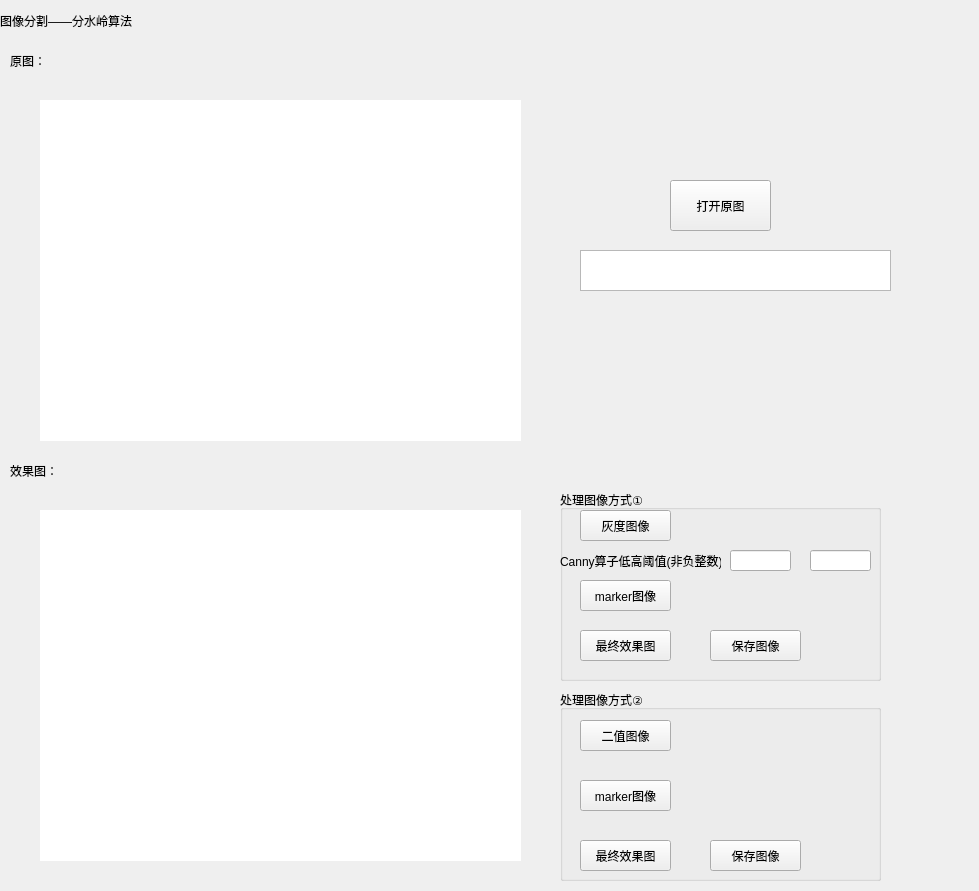
<?xml version="1.0" encoding="UTF-8"?>
<ui version="4.0">
 <class>watershed</class>
 <widget class="QWidget" name="watershed">
  <property name="geometry">
   <rect>
    <x>0</x>
    <y>0</y>
    <width>979</width>
    <height>891</height>
   </rect>
  </property>
  <property name="windowTitle">
   <string>Form</string>
  </property>
  <property name="styleSheet">
   <string notr="true">
background-image: url(:/newPrefix/timg (6).jpg);</string>
  </property>
  <widget class="QPushButton" name="pushButton">
   <property name="geometry">
    <rect>
     <x>670</x>
     <y>180</y>
     <width>101</width>
     <height>51</height>
    </rect>
   </property>
   <property name="styleSheet">
    <string notr="true">
font: 12pt &quot;微软雅黑&quot;;</string>
   </property>
   <property name="text">
    <string>打开原图</string>
   </property>
  </widget>
  <widget class="QLabel" name="label">
   <property name="geometry">
    <rect>
     <x>40</x>
     <y>100</y>
     <width>481</width>
     <height>341</height>
    </rect>
   </property>
   <property name="styleSheet">
    <string notr="true">background-color: rgb(255, 255, 255);</string>
   </property>
   <property name="text">
    <string/>
   </property>
  </widget>
  <widget class="QLabel" name="label_2">
   <property name="geometry">
    <rect>
     <x>0</x>
     <y>-10</y>
     <width>371</width>
     <height>61</height>
    </rect>
   </property>
   <property name="styleSheet">
    <string notr="true">font: 24pt &quot;华文彩云&quot;;
</string>
   </property>
   <property name="text">
    <string>图像分割——分水岭算法</string>
   </property>
  </widget>
  <widget class="QLabel" name="label_3">
   <property name="geometry">
    <rect>
     <x>40</x>
     <y>510</y>
     <width>481</width>
     <height>351</height>
    </rect>
   </property>
   <property name="styleSheet">
    <string notr="true">background-color: rgb(255, 255, 255);</string>
   </property>
   <property name="text">
    <string/>
   </property>
  </widget>
  <widget class="QLabel" name="label_4">
   <property name="geometry">
    <rect>
     <x>10</x>
     <y>50</y>
     <width>81</width>
     <height>21</height>
    </rect>
   </property>
   <property name="styleSheet">
    <string notr="true">font: 14pt &quot;黑体&quot;;</string>
   </property>
   <property name="text">
    <string>原图：</string>
   </property>
  </widget>
  <widget class="QLabel" name="label_5">
   <property name="geometry">
    <rect>
     <x>10</x>
     <y>460</y>
     <width>81</width>
     <height>21</height>
    </rect>
   </property>
   <property name="styleSheet">
    <string notr="true">font: 14pt &quot;黑体&quot;;</string>
   </property>
   <property name="text">
    <string>效果图：</string>
   </property>
  </widget>
  <widget class="QTextEdit" name="textEdit">
   <property name="geometry">
    <rect>
     <x>580</x>
     <y>250</y>
     <width>311</width>
     <height>41</height>
    </rect>
   </property>
   <property name="styleSheet">
    <string notr="true">border-image: url(:/newPrefix/7acb0a46f21fbe0992a4bab36b600c338644ad9b.jpg);</string>
   </property>
  </widget>
  <widget class="QGroupBox" name="groupBox">
   <property name="geometry">
    <rect>
     <x>560</x>
     <y>490</y>
     <width>321</width>
     <height>191</height>
    </rect>
   </property>
   <property name="title">
    <string>处理图像方式①</string>
   </property>
   <widget class="QPushButton" name="pushButton_2">
    <property name="geometry">
     <rect>
      <x>20</x>
      <y>20</y>
      <width>91</width>
      <height>31</height>
     </rect>
    </property>
    <property name="styleSheet">
     <string notr="true"/>
    </property>
    <property name="text">
     <string>灰度图像</string>
    </property>
   </widget>
   <widget class="QPushButton" name="pushButton_3">
    <property name="geometry">
     <rect>
      <x>20</x>
      <y>90</y>
      <width>91</width>
      <height>31</height>
     </rect>
    </property>
    <property name="styleSheet">
     <string notr="true"/>
    </property>
    <property name="text">
     <string>marker图像</string>
    </property>
   </widget>
   <widget class="QLabel" name="label_6">
    <property name="geometry">
     <rect>
      <x>0</x>
      <y>60</y>
      <width>161</width>
      <height>21</height>
     </rect>
    </property>
    <property name="text">
     <string>Canny算子低高阈值(非负整数)</string>
    </property>
   </widget>
   <widget class="QLineEdit" name="lineEdit">
    <property name="geometry">
     <rect>
      <x>170</x>
      <y>60</y>
      <width>61</width>
      <height>21</height>
     </rect>
    </property>
    <property name="styleSheet">
     <string notr="true">border-image: url(:/newPrefix/7acb0a46f21fbe0992a4bab36b600c338644ad9b.jpg);</string>
    </property>
   </widget>
   <widget class="QLineEdit" name="lineEdit_2">
    <property name="geometry">
     <rect>
      <x>250</x>
      <y>60</y>
      <width>61</width>
      <height>21</height>
     </rect>
    </property>
    <property name="styleSheet">
     <string notr="true">border-image: url(:/newPrefix/7acb0a46f21fbe0992a4bab36b600c338644ad9b.jpg);</string>
    </property>
   </widget>
   <widget class="QPushButton" name="pushButton_4">
    <property name="geometry">
     <rect>
      <x>20</x>
      <y>140</y>
      <width>91</width>
      <height>31</height>
     </rect>
    </property>
    <property name="styleSheet">
     <string notr="true"/>
    </property>
    <property name="text">
     <string>最终效果图</string>
    </property>
   </widget>
   <widget class="QPushButton" name="pushButton_5">
    <property name="geometry">
     <rect>
      <x>150</x>
      <y>140</y>
      <width>91</width>
      <height>31</height>
     </rect>
    </property>
    <property name="styleSheet">
     <string notr="true"/>
    </property>
    <property name="text">
     <string>保存图像</string>
    </property>
   </widget>
  </widget>
  <widget class="QGroupBox" name="groupBox_2">
   <property name="geometry">
    <rect>
     <x>560</x>
     <y>690</y>
     <width>321</width>
     <height>191</height>
    </rect>
   </property>
   <property name="title">
    <string>处理图像方式②</string>
   </property>
   <widget class="QPushButton" name="pushButton_6">
    <property name="geometry">
     <rect>
      <x>20</x>
      <y>30</y>
      <width>91</width>
      <height>31</height>
     </rect>
    </property>
    <property name="styleSheet">
     <string notr="true"/>
    </property>
    <property name="text">
     <string>二值图像</string>
    </property>
   </widget>
   <widget class="QPushButton" name="pushButton_7">
    <property name="geometry">
     <rect>
      <x>20</x>
      <y>90</y>
      <width>91</width>
      <height>31</height>
     </rect>
    </property>
    <property name="styleSheet">
     <string notr="true"/>
    </property>
    <property name="text">
     <string>marker图像</string>
    </property>
   </widget>
   <widget class="QPushButton" name="pushButton_8">
    <property name="geometry">
     <rect>
      <x>20</x>
      <y>150</y>
      <width>91</width>
      <height>31</height>
     </rect>
    </property>
    <property name="styleSheet">
     <string notr="true"/>
    </property>
    <property name="text">
     <string>最终效果图</string>
    </property>
   </widget>
   <widget class="QPushButton" name="pushButton_9">
    <property name="geometry">
     <rect>
      <x>150</x>
      <y>150</y>
      <width>91</width>
      <height>31</height>
     </rect>
    </property>
    <property name="styleSheet">
     <string notr="true"/>
    </property>
    <property name="text">
     <string>保存图像</string>
    </property>
   </widget>
  </widget>
 </widget>
 <resources/>
 <connections>
  <connection>
   <sender>pushButton</sender>
   <signal>clicked()</signal>
   <receiver>watershed</receiver>
   <slot>open_image()</slot>
   <hints>
    <hint type="sourcelabel">
     <x>700</x>
     <y>230</y>
    </hint>
    <hint type="destinationlabel">
     <x>185</x>
     <y>25</y>
    </hint>
   </hints>
  </connection>
  <connection>
   <sender>pushButton_2</sender>
   <signal>clicked()</signal>
   <receiver>watershed</receiver>
   <slot>img_gray()</slot>
   <hints>
    <hint type="sourcelabel">
     <x>630</x>
     <y>510</y>
    </hint>
    <hint type="destinationlabel">
     <x>764</x>
     <y>211</y>
    </hint>
   </hints>
  </connection>
  <connection>
   <sender>pushButton_3</sender>
   <signal>clicked()</signal>
   <receiver>watershed</receiver>
   <slot>find_marker()</slot>
   <hints>
    <hint type="sourcelabel">
     <x>720</x>
     <y>590</y>
    </hint>
    <hint type="destinationlabel">
     <x>936</x>
     <y>110</y>
    </hint>
   </hints>
  </connection>
  <connection>
   <sender>pushButton_4</sender>
   <signal>clicked()</signal>
   <receiver>watershed</receiver>
   <slot>shed()</slot>
   <hints>
    <hint type="sourcelabel">
     <x>660</x>
     <y>648</y>
    </hint>
    <hint type="destinationlabel">
     <x>637</x>
     <y>674</y>
    </hint>
   </hints>
  </connection>
  <connection>
   <sender>pushButton_5</sender>
   <signal>clicked()</signal>
   <receiver>watershed</receiver>
   <slot>save()</slot>
   <hints>
    <hint type="sourcelabel">
     <x>800</x>
     <y>645</y>
    </hint>
    <hint type="destinationlabel">
     <x>883</x>
     <y>647</y>
    </hint>
   </hints>
  </connection>
  <connection>
   <sender>pushButton_6</sender>
   <signal>clicked()</signal>
   <receiver>watershed</receiver>
   <slot>binary()</slot>
   <hints>
    <hint type="sourcelabel">
     <x>606</x>
     <y>723</y>
    </hint>
    <hint type="destinationlabel">
     <x>542</x>
     <y>720</y>
    </hint>
   </hints>
  </connection>
  <connection>
   <sender>pushButton_7</sender>
   <signal>clicked()</signal>
   <receiver>watershed</receiver>
   <slot>find_marker2()</slot>
   <hints>
    <hint type="sourcelabel">
     <x>604</x>
     <y>781</y>
    </hint>
    <hint type="destinationlabel">
     <x>538</x>
     <y>771</y>
    </hint>
   </hints>
  </connection>
  <connection>
   <sender>pushButton_8</sender>
   <signal>clicked()</signal>
   <receiver>watershed</receiver>
   <slot>shed2()</slot>
   <hints>
    <hint type="sourcelabel">
     <x>606</x>
     <y>846</y>
    </hint>
    <hint type="destinationlabel">
     <x>538</x>
     <y>828</y>
    </hint>
   </hints>
  </connection>
  <connection>
   <sender>pushButton_9</sender>
   <signal>clicked()</signal>
   <receiver>watershed</receiver>
   <slot>save2()</slot>
   <hints>
    <hint type="sourcelabel">
     <x>772</x>
     <y>856</y>
    </hint>
    <hint type="destinationlabel">
     <x>933</x>
     <y>829</y>
    </hint>
   </hints>
  </connection>
 </connections>
 <slots>
  <slot>open_image()</slot>
  <slot>img_gray()</slot>
  <slot>find_marker()</slot>
  <slot>shed()</slot>
  <slot>save()</slot>
  <slot>binary()</slot>
  <slot>find_marker2()</slot>
  <slot>shed2()</slot>
  <slot>save2()</slot>
 </slots>
</ui>
